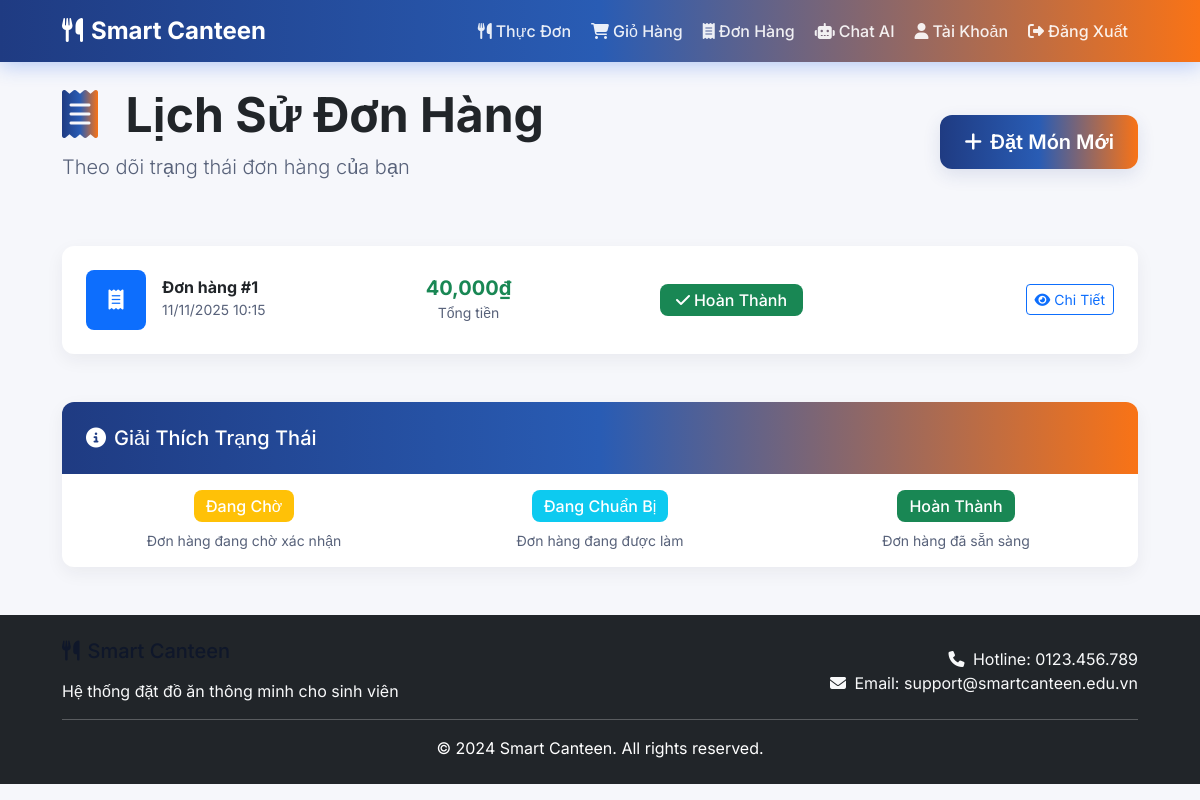
Screenshot of /orders (signed in) with the database file from the repository.
### models.py (models this page shows)
class Order(db.Model):
    id = db.Column(db.Integer, primary_key=True)
    user_id = db.Column(db.Integer, db.ForeignKey('user.id'), nullable=False)
    total_amount = db.Column(db.Integer, default=0)
    status = db.Column(db.String(20), default='pending')
    created_at = db.Column(db.DateTime, default=datetime.utcnow)
    user = db.relationship('User', backref='orders')

### app.py (the view)
@app.route('/orders')
@login_required
def orders():
    if current_user.role == 'admin':
        return redirect(url_for('admin_dashboard'))
    orders = Order.query.filter_by(user_id=current_user.id).order_by(Order.created_at.desc()).all()
    return render_template('orders.html', orders=orders)

### app.py (called while the page is built)
@app.context_processor
def inject_cart_count():
    cart = session.get('cart', {})
    total_qty = sum(item.get('quantity', 0) for item in cart.values())
    return dict(cart_quantity=total_qty)

@login_manager.user_loader
def load_user(user_id):
    return User.query.get(int(user_id))

### templates/orders.html (shortened to what this page needs)
{% extends "base.html" %}
{% block content %}
<div class="d-flex justify-content-between align-items-center mb-5">
    <div>
        <h1 class="display-5 fw-bold text-dark mb-2">
            <i class="fas fa-receipt me-3" style="background: var(--gradient); -webkit-background-clip: text; -webkit-text-fill-color: transparent;"></i>
            Lịch Sử Đơn Hàng
        </h1>
        <p class="text-muted lead">Theo dõi trạng thái đơn hàng của bạn</p>
    </div>
    <a href="{{ url_for('menu') }}" class="btn btn-primary btn-lg">
        <i class="fas fa-plus me-2"></i>Đặt Món Mới
    </a>
</div>
{% if orders %}
<div class="row g-4">
    {% for order in orders %}
    <div class="col-12">
        <div class="card order-card">
            <div class="card-body p-4">
                <div class="row align-items-center">
                    <div class="col-md-3">
                        <div class="d-flex align-items-center">
                            <div class="flex-shrink-0">
                                <div class="bg-primary text-white rounded-3 d-flex align-items-center justify-content-center"
                                     style="width: 60px; height: 60px;">
                                    <i class="fas fa-receipt fa-lg"></i>
                                </div>
                            </div>
                            <div class="flex-grow-1 ms-3">
                                <h6 class="mb-0 fw-bold">Đơn hàng #{{ order.id }}</h6>
                                <small class="text-muted">{{ order.created_at.strftime('%d/%m/%Y %H:%M') }}</small>
                            </div>
                        </div>
                    </div>
                    <div class="col-md-3 text-center">
                        <h5 class="text-success fw-bold mb-0">{{ "{:,.0f}".format(order.total_amount) }}₫</h5>
                        <small class="text-muted">Tổng tiền</small>
                    </div>
                    <div class="col-md-3 text-center">
                        {% if order.status == 'pending' %}
                        <span class="badge bg-warning fs-6 px-3 py-2">
                            <i class="fas fa-clock me-1"></i>Đang Chờ Xác Nhận
                        </span>
                        {% elif order.status == 'confirmed' %}
                        <span class="badge bg-info fs-6 px-3 py-2">
                            <i class="fas fa-utensils me-1"></i>Đang Chuẩn Bị
                        </span>
                        {% elif order.status == 'completed' %}
                        <span class="badge bg-success fs-6 px-3 py-2">
                            <i class="fas fa-check me-1"></i>Hoàn Thành
                        </span>
                        {% endif %}
                    </div>
                    <div class="col-md-3 text-end">
                        <div class="btn-group">
                            <button class="btn btn-outline-primary btn-sm">
                                <i class="fas fa-eye me-1"></i>Chi Tiết
                            </button>
                        </div>
                    </div>
                </div>
            </div>
        </div>
    </div>
    {% endfor %}
</div>
{% endif %}
<div class="card mt-5">
    <div class="card-header">
        <h5 class="mb-0 text-white">
            <i class="fas fa-info-circle me-2"></i>Giải Thích Trạng Thái
        </h5>
    </div>
    <div class="card-body">
        <div class="row text-center">
            <div class="col-md-4">
                <span class="badge bg-warning fs-6 mb-2">Đang Chờ</span>
                <p class="small text-muted mb-0">Đơn hàng đang chờ xác nhận</p>
            </div>
            <div class="col-md-4">
                <span class="badge bg-info fs-6 mb-2">Đang Chuẩn Bị</span>
                <p class="small text-muted mb-0">Đơn hàng đang được làm</p>
            </div>
            <div class="col-md-4">
                <span class="badge bg-success fs-6 mb-2">Hoàn Thành</span>
                <p class="small text-muted mb-0">Đơn hàng đã sẵn sàng</p>
            </div>
        </div>
    </div>
</div>
{% endblock %}

### static/css/custom.css (style rules this page uses)
:root { --color-bg: #f6f7fb; --color-surface: #ffffff; --color-primary: #1f3b82; --color-accent: #f97316; --color-muted: #58627a; --color-success: #16a34a; --radius: 12px; --gradient: linear-gradient(90deg, rgba(31,59,130,1) 0%, rgba(41,92,180,1) 50%, rgba(249,115,22,1) 100%); }
body { background: var(--color-bg); color: var(--color-muted); font-family: Inter, system-ui, -apple-system, 'Segoe UI', Roboto, 'Helvetica Neue', Arial; -webkit-font-smoothing: antialiased; -moz-osx-font-smoothing: grayscale; }
.btn-primary { background: var(--gradient); border: none; color: white; box-shadow: 0 6px 18px rgba(31,59,130,0.12); }
.card { background: var(--color-surface); border: 0; border-radius: var(--radius); box-shadow: 0 6px 18px rgba(29,35,46,0.06); }
h1, h2, h3, h4, h5 { color: #0f172a; }
.text-muted { color: var(--color-muted) !important; }

### templates/base.html (style rules this page uses)
:root { --primary: #2563eb; --secondary: #1e40af; --accent: #f97316; --accent-light: #fdba74; --light: #ffffff; --dark: #1f2937; --gray: #6b7280; --gradient: linear-gradient(135deg, #2563eb 0%, #1e40af 100%); --gradient-accent: linear-gradient(135deg, #f97316 0%, #ea580c 100%); --shadow: 0 8px 30px rgba(0,0,0,0.12); --radius: 16px; }
* { font-family: 'Inter', sans-serif; }
body { background: linear-gradient(135deg, #f8fafc 0%, #e2e8f0 100%); min-height: 100vh; }
.card { border: none; border-radius: var(--radius); box-shadow: var(--shadow); transition: all 0.3s ease; overflow: hidden; background: white; }
.card-header { background: var(--gradient); border: none; padding: 1.5rem; color: white; }
.btn-primary { background: var(--gradient); border: none; border-radius: 12px; padding: 12px 24px; font-weight: 600; transition: all 0.3s ease; }
.badge { border-radius: 8px; padding: 8px 12px; font-weight: 500; }

### rows the page displays
Order: id "1", created_at "11/11/2025 10:15", total_amount "40,000", status "completed" (drawn)
